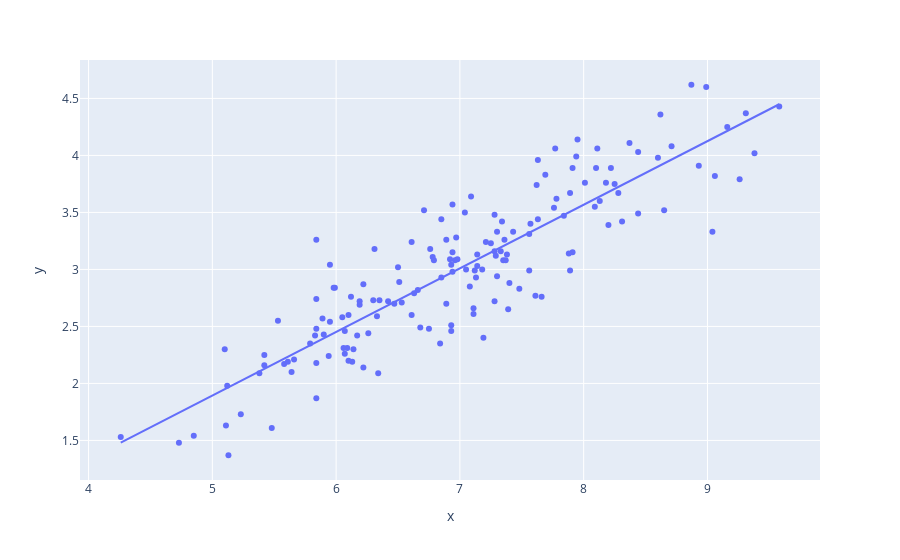

Notebook cell for this chart:
### Code cell
px.scatter(x=xTrain.flatten(), y=yTrain, trendline="ols")

### Figure 1 — Plotly figure (JSON) as saved in the notebook; plotly's stock layout.template omitted (floating-point values rounded to 4 significant figures; data arrays with more than 128 entries replaced by an {"elided": "..."} marker saying what was removed)
{"data": [{"hovertemplate": "x=%{x}<br>y=%{y}<extra></extra>", "legendgroup": "", "marker": {"color": "#636efa", "symbol": "circle"}, "mode": "markers", "name": "", "orientation": "v", "showlegend": false, "type": "scatter", "x": {"elided": "160 float values"}, "xaxis": "x", "y": {"elided": "160 float values"}, "yaxis": "y"}, {"hovertemplate": "<b>OLS trendline</b><br>y = 0.557952 * x + -0.896112<br>R<sup>2</sup>=0.773311<br><br>x=%{x}<br>y=%{y} <b>(trend)</b><extra></extra>", "legendgroup": "", "marker": {"color": "#636efa", "symbol": "circle"}, "mode": "lines", "name": "", "showlegend": false, "type": "scatter", "x": {"elided": "160 float values"}, "xaxis": "x", "y": {"elided": "160 float values"}, "yaxis": "y"}], "layout": {"legend": {"tracegroupgap": 0}, "margin": {"t": 60}, "xaxis": {"anchor": "y", "domain": [0, 1], "title": {"text": "x"}}, "yaxis": {"anchor": "x", "domain": [0, 1], "title": {"text": "y"}}}}
